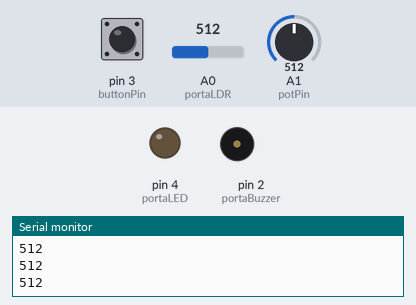
A sketch run on a simulated Arduino Uno, built with avr-gcc and run on an emulated ATmega328P. Parts: output pins drawn as LEDs (lit = HIGH), buzzer (waves = sounding), the last lines printed to the serial monitor. Dashed ring = blinking. The inputs (shaded band) are chosen by the test bench; at power-on: A0 (portaLDR) = 512, pin 3 (buttonPin) HIGH, A1 (potPin) = 512.

Above: at 1.2 s.
1.3 s: A0 (portaLDR) set to 486
At 1.55 s:
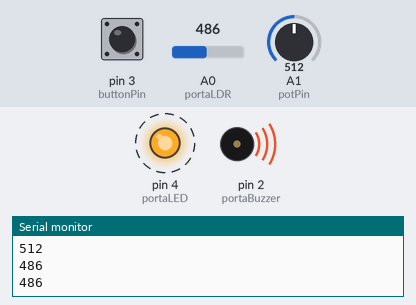
4.3 s: pin 3 (buttonPin) pulled LOW for 0.15 s
7.3 s: pin 3 (buttonPin) pulled LOW for 1 s
10.3 s: A0 (portaLDR) set to 510
At 11.0 s:
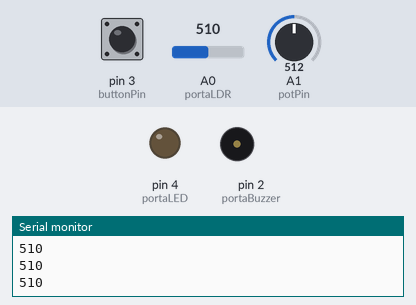
11.8 s: A0 (portaLDR) set to 490
At 12.05 s:
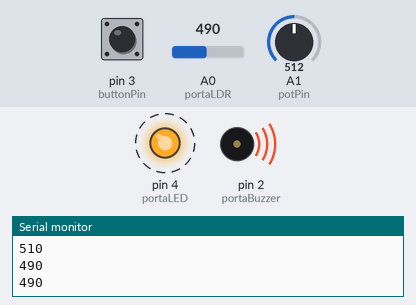
14.8 s: A0 (portaLDR) set to 511
At 15.4 s:
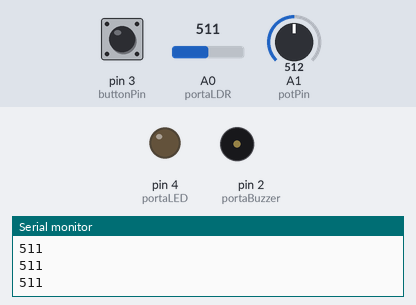
Timing chart, 0 to 17.3 s (numbered marks = the images above; inputs shaded):
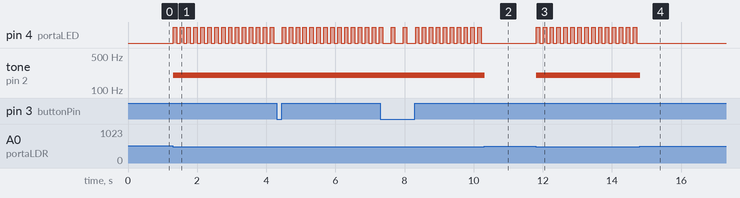

Measured:
- the behaviour switches between 500 and 499 on A0 (portaLDR) (found by bisection; images 0 and 1)
- after the input at 1.3 s, pin 4 (portaLED): alternates HIGH for 0.10 s and LOW for 0.10 s, starting at once; tone on pin 2 (portaBuzzer): silent → 200 Hz at once
- after the input at 10.3 s, pin 4 (portaLED): stops changing and stays LOW; tone on pin 2 (portaBuzzer): 200 Hz → silent at once
- after the input at 11.8 s, pin 4 (portaLED): alternates HIGH for 0.10 s and LOW for 0.10 s, starting at once; tone on pin 2 (portaBuzzer): silent → 200 Hz at once
- after the input at 14.8 s, pin 4 (portaLED): stops changing and stays LOW; tone on pin 2 (portaBuzzer): 200 Hz → silent at once

The sketch:

code_arduino_tinkercad.ino
```cpp
// Pinos do circuito
int portaBuzzer = 2;
int portaLDR = A0;
int potPin = A1;         // Pino do potenciômetro
int buttonPin = 3;       // Pino do botão
int portaLED = 4;

// Variáveis de senha
int senha[3] = {0, 0, 0};
int input[3];                  // Valores inseridos pelo usuário
int index = 0;                 // Índice para rastrear tentativas
bool senhaCorreta = false;     // Indicador para desativação do alarme

void setup() {
  pinMode(portaLED, OUTPUT);
  pinMode(portaBuzzer, OUTPUT);
  pinMode(buttonPin, INPUT_PULLUP); // Ativa o resistor interno do botão
  Serial.begin(9600);
}

void loop() {
  int valorLDR = analogRead(portaLDR); // Lê o valor do LDR
  //Serial.println( map(analogRead(potPin), 0, 1023, 0, 255));
  Serial.println(valorLDR);

  // Verifica a luz no LDR e o estado da senha
  if (valorLDR < 500 && !senhaCorreta) {
    ativarAlarme();
  } else {
    desativarAlarme();
  }

  // Sistema de senha com potenciômetro e botão
  if (digitalRead(buttonPin) == LOW) {
    delay(150); // Debounce do botão
    verificarSenha(); // Chama a função de verificação
  }
}

void ativarAlarme() {
  tone(portaBuzzer, 200);
  digitalWrite(portaLED, HIGH);
  delay(100);
  digitalWrite(portaLED, LOW);
  delay(100);
}

void desativarAlarme() {
  noTone(portaBuzzer); // Desativa o alarme
  digitalWrite(portaLED, LOW);
}

void verificarSenha() {
  int potValue = analogRead(potPin);  // Lê o valor do potenciômetro
  int numero = map(potValue, 0, 1023, 0, 255); // Converte o intervalo de 0 a 1023 para 0 a 255

  // Armazena o número ajustado
  input[index] = numero;
  Serial.print("Digito inserido: ");
  Serial.println(numero);
  index++;

  // Quando três números forem inseridos
  if (index == 3) {
    if (compararSenha()) {
      Serial.println("Senha correta! Alarme desativado.");
      senhaCorreta = true; // Marca o alarme como desativado
    } else {
      Serial.println("Senha incorreta! Tente novamente.");
    }
    index = 0; // Reinicia o índice para nova tentativa
  }
}

bool compararSenha() {
  for (int i = 0; i < 3; i++) {
    if (input[i] != senha[i]) {
      return false;
    }
  }
  return true;
}
```
